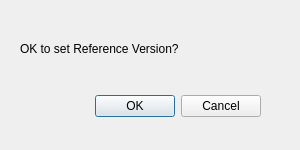
<?xml version="1.0" encoding="UTF-8"?>
<ui version="4.0">
 <class>setReference</class>
 <widget class="QDialog" name="setReference">
  <property name="geometry">
   <rect>
    <x>0</x>
    <y>0</y>
    <width>300</width>
    <height>150</height>
   </rect>
  </property>
  <property name="windowTitle">
   <string>setReference</string>
  </property>
  <widget class="QDialogButtonBox" name="buttonBox">
   <property name="geometry">
    <rect>
     <x>80</x>
     <y>90</y>
     <width>181</width>
     <height>32</height>
    </rect>
   </property>
   <property name="orientation">
    <enum>Qt::Horizontal</enum>
   </property>
   <property name="standardButtons">
    <set>QDialogButtonBox::Cancel|QDialogButtonBox::Ok</set>
   </property>
  </widget>
  <widget class="QLabel" name="label">
   <property name="geometry">
    <rect>
     <x>20</x>
     <y>40</y>
     <width>331</width>
     <height>17</height>
    </rect>
   </property>
   <property name="text">
    <string>OK to set Reference Version?</string>
   </property>
  </widget>
 </widget>
 <resources/>
 <connections/>
</ui>
